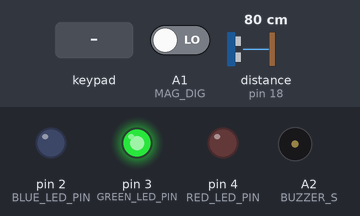
This sketch was run on a simulated Arduino Uno, built with avr-gcc and run on an emulated ATmega328P. On the bench: output pins drawn as LEDs (lit = HIGH), buzzer (waves = sounding). Wiring (inferred from the names in the program): ultrasonic range finder: trigger pin 13; echo pin 18; 4×4 keypad with keys 1 2 3 A 4 5 6 B 7 8 9 C * 0 # D: rows pin 5, pin 6, pin 7, pin 8; columns pin 9, pin 10, pin 11, pin 12. Inputs (shaded band) come from the test bench; at power-on: A1 (MAG_DIG) LOW, distance to the obstacle (sensor on pin 18) 80 cm. The echo pulse lasts 58.3 µs per cm; pins used as bus, display or sensor lines are not drawn; what the sketch prints to the serial monitor is not drawn.

Above: at 1.2 s.
1.3 s: keypad keys 1 2 3 4 A pressed 0.4 s apart
At 3.2 s:
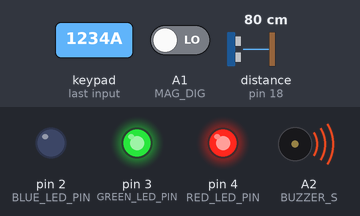
6.3 s: key '1' pressed
9.3 s: A1 (MAG_DIG) driven HIGH
12.3 s: distance to the obstacle (sensor on pin 18) set to 2 cm
Timing chart, 0 to 15.3 s (numbered marks = the images above; inputs shaded):
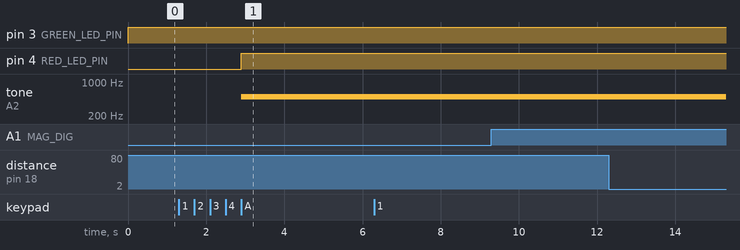

The sketch:

4_door_safety_system.ino
```cpp
#include <PinChangeInterrupt.h>
#include <PinChangeInterruptBoards.h>
#include <PinChangeInterruptPins.h>
#include <PinChangeInterruptSettings.h>

/* Pin definitions */
#define RED_LED_PIN 4
#define GREEN_LED_PIN 3
#define BLUE_LED_PIN 2
#define KEYPAD_R1 5
#define KEYPAD_R2 6
#define KEYPAD_R3 7
#define KEYPAD_R4 8
#define KEYPAD_C1 9
#define KEYPAD_C2 10
#define KEYPAD_C3 11
#define KEYPAD_C4 12
#define US_TRIG 13
#define US_ECHO 18 /* SDA pin on Uno */
#define MAG_DIG A1
#define MAG_ANA A0
#define BUZZER_S A2

/* ms Timer config parameter */
#define TIM1_OCR_VAL_DEFAULT_MS 2000 // OCR value to make TIM_ISR trigger every 1ms (for pre=8, f_clk = 16MHz)

/* Timing paramerers */
#define CTRL_WARNING_TIMEOUT 500 // tone and warning light are on for 500 ms

/* Enum for the output of the Controller */
typedef enum _controller_status_t {
  CTRL_DISARMED,
  CTRL_ARMED,
  CTRL_ALARM,
  CTRL_NONE,
} controller_status_t;

/* Enum for the keypad FSM states */
typedef enum _keypad_state_t {
  KP_INITIAL,
  KP_1PIN,
  KP_2PIN,
  KP_3PIN,
  KP_4PIN,
  KP_CORRECT_PIN,
  KP_INCORRECT_PIN,
} keypad_state_t;

/* Enum for the keypad status */
typedef enum _keypad_status_t {
  KP_STATUS_DEFAULT = 0,
  KP_STATUS_CORRECT_PIN = 1,
  KP_STATUS_INCORRECT_PIN = 2,
} keypad_status_t;

/* Timer object, updated every MS during timer interrupt to keep track of various things */
typedef volatile struct _timer_t {
  unsigned long ms; // current value of the timer in ms
  unsigned long max_threshold_ms; // value at which the timer's started flag be reset to false
  bool started; // if timer is started or not. can be used as a flag
  bool auto_reset; // if timer auto resets when reaching max_threshold_ms
} timer_t;

/* ISR flags & global timer counters */
volatile unsigned long globalMs = 0; // keeping track of number of ms passed since beginning of program
volatile unsigned long globalUs = 0; // keeping track of number of us passed since beginning of program (will overflow after about 30 min)
volatile bool tamperDetected = false;  // set when magnetic sensor detects something

/* Global variables */
bool ultrasonic_last_echo = false;
char last_key_pressed = 0;
float last_us_measurement_cm = 0;
int presence_detected_counter = 0;
controller_status_t controller_status = CTRL_DISARMED;
controller_status_t last_controller_status = CTRL_DISARMED;
keypad_state_t keypad_state = KP_INITIAL;
keypad_status_t keypad_status = KP_STATUS_DEFAULT;
keypad_status_t last_keypad_status = KP_STATUS_DEFAULT;
int keypad_count = 0;
int keypad_N = 0;
int last_keypad_N = 0;
int num_consecutive_wrong_pins = 0;
char* correct_pin = "1234A";

/* To keep the LED blinking during CTRL_ALARM */
timer_t alarm_led_timer = {
  .ms = 0,
  .max_threshold_ms = 1000,
  .started = false,
  .auto_reset = true
};

/* To keep the buzzer buzzing during CTRL_ALARM */
timer_t alarm_timer = {
  .ms = 0,
  .max_threshold_ms = 1000,
  .started = false,
  .auto_reset = true
};

/* To keep the Controller Warning mode on for 500 ms each time a warning is activated */
timer_t ctrl_warning_timer = {
  .ms = 0,
  .max_threshold_ms = 500,
  .started = false,
  .auto_reset = true
};

/* To keep the keypad in KP_CORRECT_PIN or KP_INCORRECT_PIN for one second */
timer_t keypad_timer = {
  .ms = 0,
  .max_threshold_ms = 1000,
  .started = false,
  .auto_reset = false
};

/* When presence is detected, start timer for 15 seconds */
timer_t presence_detected_timer = {
  .ms = 0,
  .max_threshold_ms = 15000,
  .started = false,
  .auto_reset = true
};

/* When tamper is detected, start timer for 15 seconds */
timer_t tamper_detected_timer = {
  .ms = 0,
  .max_threshold_ms = 15000,
  .started = false,
  .auto_reset = true
};

/* For the ultrasonic, the ms timer is not precise enough, we need to use micros() */
unsigned long ultrasonic_timer_us = 0;
unsigned long ultrasonic_echo_timer_us = 0;

void setup() {
  /* Serial terminal */
  Serial.begin(115200);

  /* Setup pin modes */
  pinMode(RED_LED_PIN, OUTPUT);
  pinMode(GREEN_LED_PIN, OUTPUT);
  pinMode(BLUE_LED_PIN, OUTPUT);
  pinMode(KEYPAD_R1, OUTPUT);
  pinMode(KEYPAD_R2, OUTPUT);
  pinMode(KEYPAD_R3, OUTPUT);
  pinMode(KEYPAD_R4, OUTPUT);
  pinMode(KEYPAD_C1, INPUT_PULLUP);
  pinMode(KEYPAD_C2, INPUT_PULLUP);
  pinMode(KEYPAD_C3, INPUT_PULLUP);
  pinMode(KEYPAD_C4, INPUT_PULLUP);
  pinMode(US_TRIG, OUTPUT);
  pinMode(US_ECHO, INPUT);
  pinMode(MAG_DIG, INPUT);
  pinMode(BUZZER_S, OUTPUT);

  /* Interrupts */
  attachPCINT(digitalPinToPCINT(MAG_DIG), handleTamper, CHANGE);

  /* Start the timer interrupts for every 1 ms */
  startGlobalTimerMS();

  /* Starting message */
  Serial.println("Welcome to door security system. Please enter pin: ");
}

void loop() {
  printDisplay();
  playBuzzer();
  displayLight();
  processKeyPad();
  processController();
}

/****************************************************************************
* TIMER FUNCTIONS
*****************************************************************************/

/** @brief Start the timer
* @param timer pointer to timer_t struct
*/
void timerStart(timer_t* timer) {
  timer->started = true;
}

/** @brief Once timer is started, increment timer->ms at every tick. Once max_threshold_ms is
*  reached, timer will auto reset if and only if the auto_reset flag is set to true.
*  @param timer pointer to timer_t struct
*/
void timerUpdate(timer_t* timer) {
  if (!timer->started) return;
  if (timer->ms > timer->max_threshold_ms && timer->auto_reset) {
    timerReset(timer);
    return;
  }
  timer->ms++;
}

/** @brief Returns true if timer->ms is strictly between t1 and t2.
* @param t1 lower bound time (ms)
* @param t2 upper bound time (ms)
* @returns bool
*/
bool timerBetween(timer_t* timer, unsigned long t1, unsigned long t2) {
  return timer->started && (t1 < timer->ms) && (timer->ms < t2);
}

/** @brief Returns true if the timer has finished.
* @param timer pointer to timer struct
* @warning should really only be used with auto_reset set to false
* @returns bool
*/
bool timerFinished(timer_t* timer) {
  return timer->ms > timer->max_threshold_ms;
}

/** @brief Resets the timer. By setting ms to 0 and the started flag to false.
* @param timer pointer to timer struct
*/
void timerReset(timer_t* timer) {
  timer->ms = 0;
  timer->started = false;
}

/* Custom implementation of micros() using TIM2 */
unsigned long getMicros() {
  return globalMs*1000 + round((1000.0f*TCNT1)/(TIM1_OCR_VAL_DEFAULT_MS));
}

/* Custom implementation of millis() using TIM2 */
unsigned long getMillis() {
  return globalMs;
}

/* initialize the timer so that it triggers an interrupt at every 1 ms  */
void startGlobalTimerMS() {
  cli(); //stop all interrupts
  // turn on CTC mode
  TCCR1A = 0;
  TCCR1B = 0;
  TCCR1B |= (1 << WGM12);
  // Set CS11 bit for prescaler 8
  TCCR1B |= (1 << CS11);
  //initialize counter value to 0;
  TCNT1  = 0;
  // set timer count: OCR = 1 ms * 16 MHz/8 = 2000
  OCR1A = TIM1_OCR_VAL_DEFAULT_MS;
  // enable timer compare interrupt
  TIMSK1 |= (1 << OCIE1A);
  sei();//allow interrupts
}

/* stop timer */
void stopGlobalTimer() {
  cli();
  TCCR1B &= ~(1<< CS12);  // turn off the clock altogether
  TCCR1B &= ~(1<< CS11);
  TCCR1B &= ~(1<< CS10);
  sei();
  globalUs = 0; // reset globalMs
}

/* Timer ISR, update all timer objects and globalMs variable */
ISR(TIMER1_COMPA_vect) {
  timerUpdate(&alarm_led_timer);
  timerUpdate(&alarm_timer);
  timerUpdate(&ctrl_warning_timer);
  timerUpdate(&keypad_timer);
  timerUpdate(&tamper_detected_timer);
  timerUpdate(&presence_detected_timer);
  globalMs++;
}

/****************************************************************************
* GET INPUT FUNCTIONS / SENSOR ISRs
*****************************************************************************/

/* Edge capture: Will only return key if we are in a transition from 0->key*/
char getKeyPressed() {
  char key = 0;
  /* Check row 1 */
  digitalWrite(KEYPAD_R1, LOW);
  digitalWrite(KEYPAD_R2, HIGH);
  digitalWrite(KEYPAD_R3, HIGH);
  digitalWrite(KEYPAD_R4, HIGH);

  if (!digitalRead(KEYPAD_C1)) {
    key = '1';
  }
  if (!digitalRead(KEYPAD_C2)) {
    key = '2';
  }
  if (!digitalRead(KEYPAD_C3)) {
    key = '3';
  }
  if (!digitalRead(KEYPAD_C4)) {
    key =  'A';
  }

  /* Check row 2 */
  digitalWrite(KEYPAD_R1, HIGH);
  digitalWrite(KEYPAD_R2, LOW);
  if (!digitalRead(KEYPAD_C1)) {
    key =  '4';
  }
  if (!digitalRead(KEYPAD_C2)) {
    key =  '5';
  }
  if (!digitalRead(KEYPAD_C3)) {
    key =  '6';
  }
  if (!digitalRead(KEYPAD_C4)) {
    key =  'B';
  }

  /* Check row 3 */
  digitalWrite(KEYPAD_R2, HIGH);
  digitalWrite(KEYPAD_R3, LOW);
  if (!digitalRead(KEYPAD_C1)) {
    key =  '7';
  }
  if (!digitalRead(KEYPAD_C2)) {
    key =  '8';
  }
  if (!digitalRead(KEYPAD_C3)) {
    key =  '9';
  }
  if (!digitalRead(KEYPAD_C4)) {
    key =  'C';
  }

  /* Check row 4 */
  digitalWrite(KEYPAD_R3, HIGH);
  digitalWrite(KEYPAD_R4, LOW);
  if (!digitalRead(KEYPAD_C1)) {
    key =  '*';
  }
  if (!digitalRead(KEYPAD_C2)) {
    key =  '0';
  }
  if (!digitalRead(KEYPAD_C3)) {
    key =  '#';
  }
  if (!digitalRead(KEYPAD_C4)) {
    key =  'D';
  }

  if (last_key_pressed != key) {
    last_key_pressed = key;
    return key;
  }

  last_key_pressed = key;
  return 0;
}

/* Get distance measured in cm as follows:
1: Generate 10-us duration pulse using the US_TRIG pin
2: Speed of sound is 340 m/s  = 0.034 cm/us
3: Measure travel_time by finding the length of the pulse read in the US_TRIG pin
4: distance = speed * travel_time / 2 = 0.017 cm/us * travel_time
*/
float getUltrasonicCm() {
  if (ultrasonic_timer_us == 0) {
    ultrasonic_timer_us = micros();
  }
  if (ultrasonic_timer_us > 0 && micros() - ultrasonic_timer_us < 10) {
    digitalWrite(US_TRIG, HIGH);
  } else if (ultrasonic_timer_us > 0 && micros() - ultrasonic_timer_us > 10){
    ultrasonic_timer_us = 0;
    digitalWrite(US_TRIG, LOW);
  }

  // measure duration of pulse from ECHO pin
  bool ultrasonic_echo = digitalRead(US_ECHO);
  if (ultrasonic_echo_timer_us == 0 && ultrasonic_echo == HIGH && ultrasonic_echo != ultrasonic_last_echo) {
    ultrasonic_echo_timer_us = micros();
  }

  if (ultrasonic_echo_timer_us > 0 && ultrasonic_echo == LOW) {
    // pulse ends
    float distance_cm = 0.017 * (micros() - ultrasonic_echo_timer_us);
    ultrasonic_echo_timer_us = 0;
    ultrasonic_last_echo = ultrasonic_echo;
    return distance_cm;
  }
  ultrasonic_last_echo = ultrasonic_echo;
  return false;
}

/* Get ultrasonic measurement and check if < 100 cm */
bool isPresenceDetected() {
  float us_cm = getUltrasonicCm();
  /* Sometimes the US sensor outputs 0, so we need to check for this */
  if (us_cm <= 0) {
    return presence_detected_counter >= 50;
  }
  /* We want 50 measurements in a row to be less than 100 cm */
  if (us_cm < 100) {
    presence_detected_counter++;
  } else {
    presence_detected_counter = 0;
  }

  if (presence_detected_counter >= 50) {
    return true;
  } else {
    return false;
  }
}

/* ISR: only need to update if we are in CTRL_ARMED and not during a warning */
void handleTamper() {
  if (controller_status == CTRL_ARMED && !ctrl_warning_timer.started) tamperDetected = true;
}

/****************************************************************************
* MAIN LOOP FUNCTIONS
*****************************************************************************/

/* Play sound according to the controller status */
void playBuzzer() {
  if (ctrl_warning_timer.started) {
    tone(BUZZER_S, 500);
    return;
  }

  switch (controller_status) {
    case CTRL_ALARM:
    /* Start timer */
    if (!alarm_timer.started) timerStart(&alarm_timer);

    if (timerBetween(&alarm_timer, 0, 250)) tone(BUZZER_S, 1000);
    else if (timerBetween(&alarm_timer, 250, 1000)) tone(BUZZER_S, 1500);
    break;
    default:
    /* Reset tone & timer */
    noTone(BUZZER_S);
    timerReset(&alarm_timer);
    break;
  }
  last_controller_status = controller_status;
}

/* display LED color according to controller status */
void displayLight() {
  if (ctrl_warning_timer.started) {
    /* Yellow / Orange */
    digitalWrite(RED_LED_PIN, HIGH);
    digitalWrite(GREEN_LED_PIN, HIGH);
    digitalWrite(BLUE_LED_PIN, LOW);
    return;
  }

  switch (controller_status) {
    case CTRL_ARMED:
    /* Red */
    digitalWrite(RED_LED_PIN, HIGH);
    digitalWrite(GREEN_LED_PIN, LOW);
    digitalWrite(BLUE_LED_PIN, LOW);
    break;

    case CTRL_ALARM:
    /* Blinking Red */
    if (!alarm_led_timer.started) timerStart(&alarm_led_timer);

    if (timerBetween(&alarm_led_timer, 0, 500)) {
      digitalWrite(RED_LED_PIN, HIGH);
      digitalWrite(GREEN_LED_PIN, LOW);
      digitalWrite(BLUE_LED_PIN, LOW);
    } else if (timerBetween(&alarm_led_timer, 500, 1000)) {
      digitalWrite(RED_LED_PIN, LOW);
      digitalWrite(GREEN_LED_PIN, LOW);
      digitalWrite(BLUE_LED_PIN, LOW);
    }
    break;

    case CTRL_DISARMED:
    /* Green */
    digitalWrite(RED_LED_PIN, LOW);
    digitalWrite(GREEN_LED_PIN, HIGH);
    digitalWrite(BLUE_LED_PIN, LOW);
    break;

    default:
    /* Turn off */
    digitalWrite(RED_LED_PIN, LOW);
    digitalWrite(GREEN_LED_PIN, LOW);
    digitalWrite(BLUE_LED_PIN, LOW);
    break;
  }
}

/* this function implements the FSM of the keypad component */
void processKeyPad() {
  char key = getKeyPressed();

  switch(keypad_state) {
    case KP_INITIAL:
    keypad_N = keypad_count;
    keypad_status = KP_STATUS_DEFAULT;

    if (key == correct_pin[0] && keypad_count == 0) {
      keypad_count++;
      keypad_state = KP_1PIN;
      break;
    }
    if (key && key != correct_pin[0] && keypad_count < 5 && key != '*') {
      keypad_count++;
      keypad_state = KP_INITIAL;
    }
    if (keypad_count >= 5) {
      keypad_state = KP_INCORRECT_PIN;
    }
    if (key == '*') {
      keypad_count = 0;
      keypad_state = KP_INITIAL;
    }
    break;

    case KP_1PIN:
    keypad_N = keypad_count;
    keypad_status = KP_STATUS_DEFAULT;
    if (key == correct_pin[1]) {
      keypad_count++;
      keypad_state = KP_2PIN;
      break;
    }
    if (key && key != correct_pin[1] && key != '*') {
      keypad_count++;
      keypad_state = KP_INITIAL;
    }
    if (key == '*') {
      keypad_count = 0;
      keypad_state = KP_INITIAL;
    }
    break;

    case KP_2PIN:
    keypad_N = keypad_count;
    keypad_status = KP_STATUS_DEFAULT;

    if (key == correct_pin[2]) {
      keypad_count++;
      keypad_state = KP_3PIN;
      break;
    }
    if (key && key != correct_pin[2] && key != '*') {
      keypad_count++;
      keypad_state = KP_INITIAL;
    }
    if (key == '*') {
      keypad_count = 0;
      keypad_state = KP_INITIAL;
    }
    break;

    case KP_3PIN:
    keypad_N = keypad_count;
    keypad_status = KP_STATUS_DEFAULT;

    if (key == correct_pin[3]) {
      keypad_count++;
      keypad_state = KP_4PIN;
      break;
    }
    if (key && key != correct_pin[3] && key != '*') {
      keypad_count++;
      keypad_state = KP_INITIAL;
    }
    if (key == '*') {
      keypad_count = 0;
      keypad_state = KP_INITIAL;
    }
    break;

    case KP_4PIN:
    keypad_N = keypad_count;
    keypad_status = KP_STATUS_DEFAULT;

    if (key == correct_pin[4]) {
      keypad_count++;
      keypad_state = KP_CORRECT_PIN;
      break;
    }

    if (key && key != correct_pin[4] && key != '*') {
      keypad_count++;
      keypad_state = KP_INITIAL;
    }

    if (key == '*') {
      keypad_count = 0;
      keypad_state = KP_INITIAL;
    }
    break;

    case KP_INCORRECT_PIN:
    keypad_N = 5;
    keypad_status = KP_STATUS_INCORRECT_PIN;

    /* Start timer for 1 second */
    timerStart(&keypad_timer);

    /* Timer reached 1 second, reset and transition to initial */
    if (timerFinished(&keypad_timer)) {
      keypad_count = 0;
      keypad_state = KP_INITIAL;
      timerReset(&keypad_timer);
    }
    break;

    case KP_CORRECT_PIN:
    keypad_N = keypad_count;
    keypad_status = KP_STATUS_CORRECT_PIN;

    /* Start timer for 1 second */
    if (!keypad_timer.started) timerStart(&keypad_timer);

    /* Timer reached 1 second, reset and transition to initial */
    if (timerFinished(&keypad_timer)) {
      keypad_count = 0;
      keypad_state = KP_INITIAL;
      timerReset(&keypad_timer);
    }
    break;

    default:
    Serial.println("ERROR: Invalid keypad state");
    break;
  }
}

/* This function updates the status of the controller based on keypad/tamper/presence signals */
void processController() {
  bool presence_detected = isPresenceDetected();

  /* If correct pin is entered, go from disarmed to armed */
  if (keypad_status == KP_STATUS_CORRECT_PIN && keypad_status != last_keypad_status && controller_status == CTRL_DISARMED) {
    controller_status = CTRL_ARMED;
    last_keypad_status = keypad_status;
  }

  /* If correct pin is entered, go from armed to disarmed */
  if (keypad_status == KP_STATUS_CORRECT_PIN && keypad_status != last_keypad_status && controller_status == CTRL_ARMED) {
    controller_status = CTRL_DISARMED;
    num_consecutive_wrong_pins = 0;
    last_keypad_status = keypad_status;
  }

  /* When controller is armed */
  if (controller_status == CTRL_ARMED) {
    if (keypad_status == KP_STATUS_INCORRECT_PIN && keypad_status != last_keypad_status) {
      Serial.println("Wrong pin");
      /* Start warning timer */
      timerStart(&ctrl_warning_timer);
      num_consecutive_wrong_pins++;
    }
    /* If the number of consecutive wrong pins goes to 3, switch to alarm state */
    if (num_consecutive_wrong_pins >= 3) {
      Serial.println("Three consecutive invalid pins!");
      controller_status = CTRL_ALARM;
      num_consecutive_wrong_pins = 0;
    }

    /* If presence is detected, start the presence timer if not already started and ctrl warning */
    if (presence_detected && !ctrl_warning_timer.started) {
      Serial.println("Presence detected!");
      /* Start warning timer */
      timerStart(&ctrl_warning_timer);
      /* Start presence timer */
      timerStart(&presence_detected_timer);
    }

    /* If tamper is detected and ctrl warning is not active, start the tamper timer and ctrl warning */
    if (tamperDetected && !tamper_detected_timer.started && !ctrl_warning_timer.started) {
      Serial.println("Tamper detected!");
      /* Start warning timer */
      timerStart(&ctrl_warning_timer);
      /* Start tamper timer, reset flag */
      timerStart(&tamper_detected_timer);
      tamperDetected = false;
    }

    /* Two tamper events detected within 15s */
    if (tamper_detected_timer.started && tamperDetected) {
      Serial.println("Two tamper events within 15 s!");
      timerReset(&tamper_detected_timer);
      timerReset(&presence_detected_timer);
      controller_status = CTRL_ALARM;
      tamperDetected = false;
    }

    /* Tamper and presence detected within 15 seconds */
    if (tamper_detected_timer.started && presence_detected_timer.started) {
      Serial.println("Tamper and presence within 15 seconds!");
      timerReset(&tamper_detected_timer);
      timerReset(&presence_detected_timer);
      controller_status = CTRL_ALARM;
    }
  }

  /* When the controller is in alarm state */
  if (controller_status == CTRL_ALARM) {
    if (keypad_status == KP_STATUS_CORRECT_PIN && keypad_status != last_keypad_status) {
      controller_status = CTRL_DISARMED;
    }
  }
  last_keypad_status = keypad_status;
}

/* Prints the display to serial monitor */
void printDisplay() {
  if (keypad_N > 0) {
    if (last_keypad_N != keypad_N) {
      Serial.print('*');
      last_keypad_N = keypad_N;
    }
  } else if (keypad_N == 0 && keypad_N != last_keypad_N) {
    Serial.println("\n\n\n\n\n\n\n\n\n\n\n\n\nEnter Pin: ");
    last_keypad_N = keypad_N;
  }
}
```

Measured:
- after the input at 1.3 s, pin 4 (RED_LED_PIN): LOW → HIGH after 1.6 s; tone on A2 (BUZZER_S): silent → 500 Hz after 1.6 s
